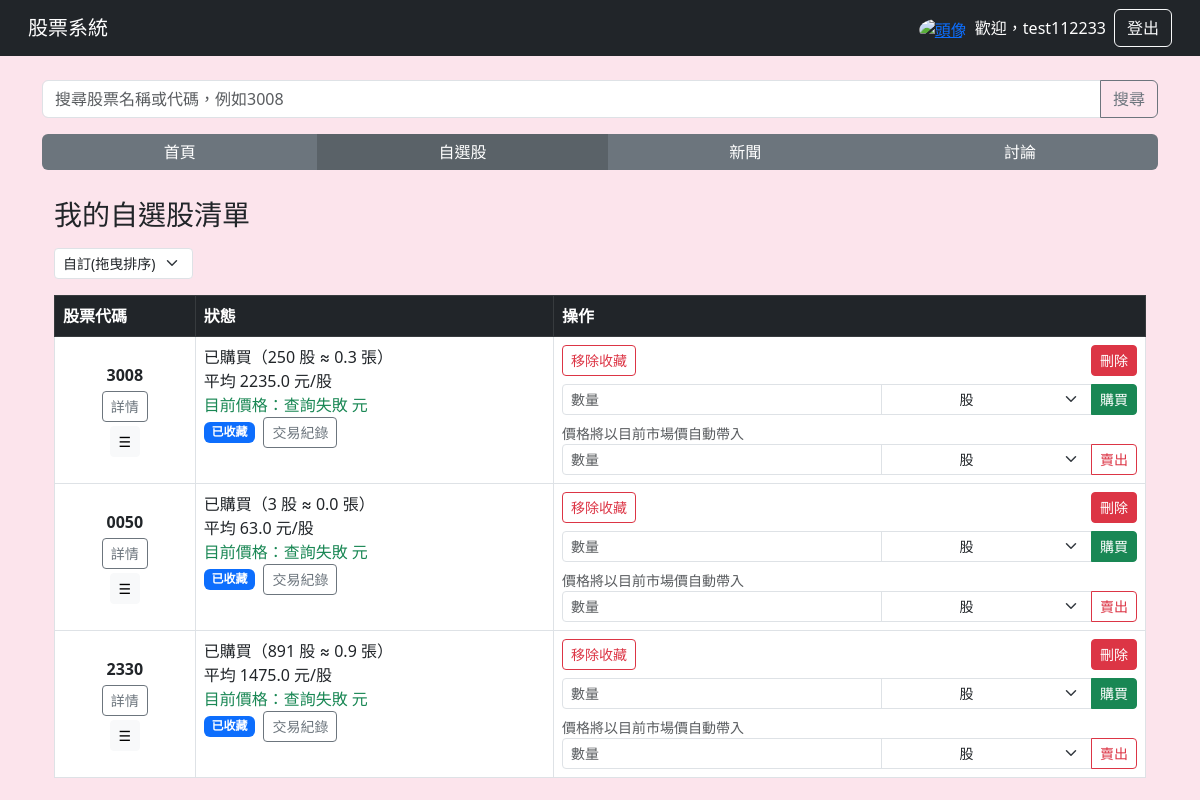
The app's page /watchlist/ (signed in), older data.
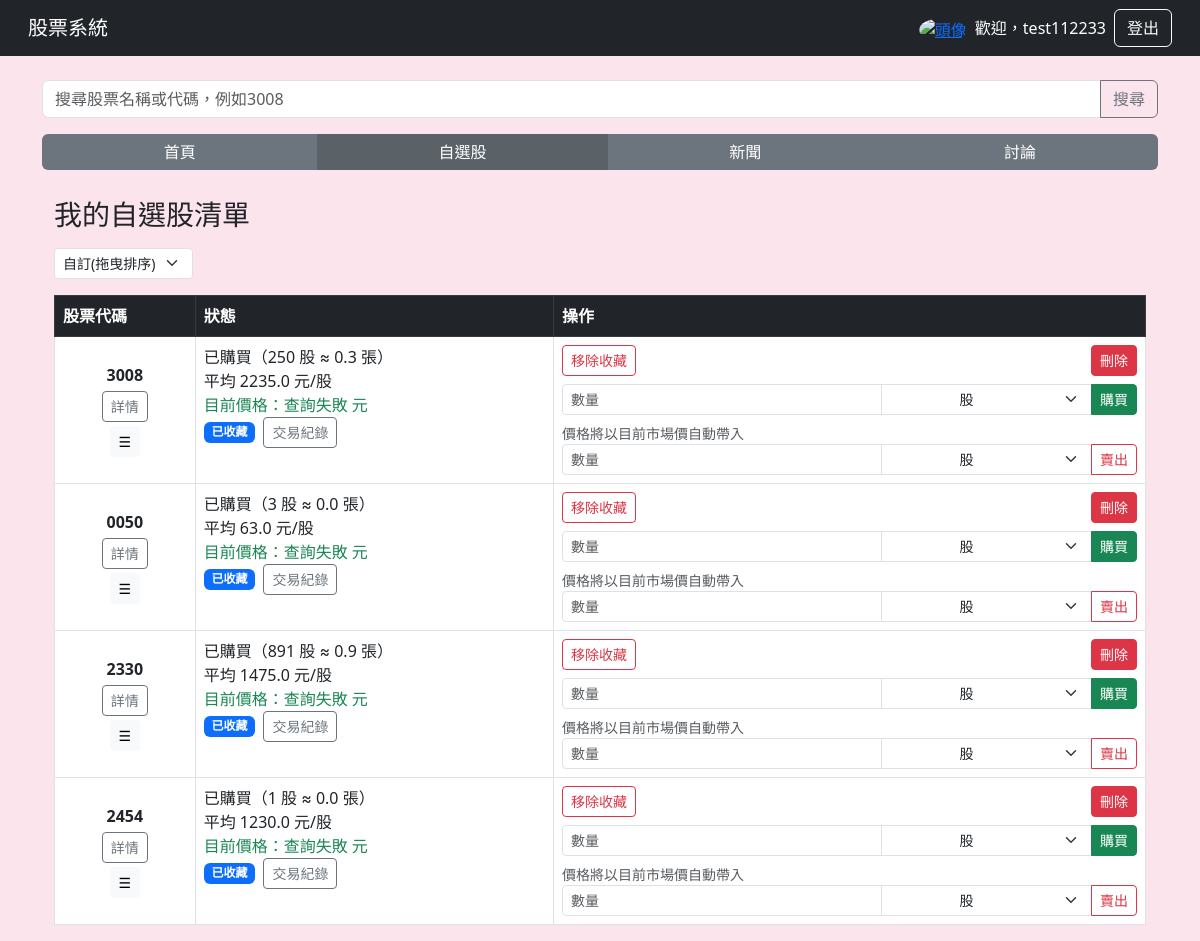
The same page, newer data.
### main/models.py (models this page shows, shortened)
class Watchlist(models.Model):
    user = models.ForeignKey(User, on_delete=models.CASCADE)
    stock_code = models.CharField(max_length=10, null=True, blank=True)
    collected = models.BooleanField(default=False)  # 是否收藏
    quantity = models.IntegerField(null=True, blank=True)  # 購買股數
    average_price = models.FloatField(null=True, blank=True)  # 平均價格
    position = models.PositiveIntegerField(default=0, db_index=True)

### main/views.py (the view, shortened to what this page needs)
# urls.py: path("watchlist/", views.my_watchlist, name="my_watchlist"),
@login_required(login_url='/login/')
def my_watchlist(request):
    user = request.user
    sort = request.GET.get("sort", "custom")  # custom / recent / code_asc / code_desc / holdings_desc
    qs = Watchlist.objects.filter(user=user)
    if sort == "recent":
        last_trade_sq = Subquery(
            BuyRecord.objects
                .filter(user=user, stock_code=OuterRef('stock_code'))
                .order_by('-created_at')
                .values('created_at')[:1],
            output_field=DateTimeField()
        )
        default_dt = dt.datetime(1900, 1, 1, tzinfo=py_tz.utc)
        qs = qs.annotate(last_trade=last_trade_sq) \
               .order_by(Coalesce('last_trade', Value(default_dt)).desc())
        watchlist = list(qs)
    elif sort == "holdings_desc":
        watchlist = list(qs.order_by("-quantity", "stock_code"))
    else:  # custom（拖曳）
        watchlist = list(qs.order_by("position", "stock_code"))
    for item in watchlist:
        item.lots = (item.quantity or 0) / 1000
        try:
            item.current_price = get_current_price_now(item.stock_code)
        except Exception:
            item.current_price = None
        last_record = BuyRecord.objects.filter(
            user=user, stock_code=item.stock_code
        ).order_by('-created_at').first()
        item.last_trade_price = last_record.price if last_record else None
        item.has_trades = BuyRecord.objects.filter(
            user=user, stock_code=item.stock_code
        ).exists()
    return render(request, "watchlist.html", {
        "watchlist": watchlist,
        "sort": sort,   # 傳給模板，讓選單保持選取
    })

### templates/watchlist.html (shortened to what the changed rows need)
{% extends "base.html" %}
{% block content %}
<div class="container mt-1">
        {% if watchlist %}
        <table class="table table-bordered">
            <thead class="table-dark">
                <tr>
                    <th>股票代碼</th>
                    <th>狀態</th>
                    <th>操作</th>
                </tr>
            </thead>
            <tbody id="watchlist-body">
                {% for item in watchlist %}
                <tr data-code="{{ item.stock_code }}">
                    <td class="text-center align-middle noselect">
                        <div class="d-flex flex-column align-items-center gap-1">
                            <span class="fw-bold">{{ item.stock_code }}</span>
                            <a href="{% url 'stock_detail' stock_code=item.stock_code %}" class="btn btn-outline-secondary btn-sm">詳情</a>
                            <button type="button" class="drag-handle btn btn-light btn-sm" title="拖曳排序">
                            &#x2630;
                            </button>
                        </div>
                    </td>
                    <td>
                        {% if item.quantity %}
                            已購買（{{ item.quantity }} 股 ≈ {{ item.lots|floatformat:1 }} 張）<br>
                            平均 {{ item.average_price|default:"-" }} 元/股<br>
                            <span class="text-success">目前價格：{{ item.current_price|default:"查詢失敗" }} 元</span><br>
                        {% endif %}
                        {% if item.collected %}
                            <span class="badge bg-primary">已收藏</span>
                        {% endif %}
                        {% if item.has_trades %}
                            <a class="btn btn-sm btn-outline-secondary ms-1" href="{% url 'trade_history' item.stock_code %}">
                            交易紀錄
                            </a>
                        {% endif %}
                    </td>
                    <td>
                        <div class="d-flex align-items-start mb-2 gap-2 flex-nowrap">
                        {% if not item.collected %}
                            <form method="POST" action="/add_watchlist/" class="d-inline">
                                {% csrf_token %}
                                <input type="hidden" name="stock_code" value="{{ item.stock_code }}">
                                <input type="hidden" name="next" value="{{ request.get_full_path }}">
                                <button class="btn btn-sm btn-outline-primary">加入收藏</button>
                            </form>
                            {% else %}
                            <form method="POST" action="/remove_watchlist/" class="d-inline">
                                <button class="btn btn-sm btn-outline-danger">移除收藏</button>
                            </form>
                            {% endif %}
                            <form method="POST" action="{% url 'delete_stock' %}" class="d-inline ms-auto"
                                onsubmit="return confirm('確認要刪除 {{ item.stock_code }}？此動作會移除收藏與該股票的交易紀錄，且無法復原。');">
                                <button type="submit" class="btn btn-danger btn-sm" title="刪除此股票（包含交易紀錄）" data-bs-toggle="tooltip">刪除</button>
                            </form>
                        </div>
                        <form method="POST" action="/buy_stock/" class="mt-2">
                            <div class="input-group input-group-sm mb-2">
                                <input type="number" name="amount" min="1" class="form-control" placeholder="數量" required style="flex: 2; min-width: 100px;">
                                <select name="unit" class="form-select text-center" style="width: 60px;">
                                    <option value="shares">股</option>
                                </select>
                                <button class="btn btn-success">購買</button>
                            </div>
                            <div class="form-text">價格將以目前市場價自動帶入</div>
                        </form>
                        <form method="POST" action="/sell_stock/">
                            <div class="input-group input-group-sm">
                                <input type="number" name="amount" min="1" class="form-control" placeholder="數量" required style="flex: 2; min-width: 100px;">
                                <select name="unit" class="form-select text-center" style="width: 60px;">
                                    <option value="shares">股</option>
                                </select>
                                <button class="btn btn-outline-danger">賣出</button>
                            </div>
                        </form>
                    </td>
                </tr>
                {% endfor %}
            </tbody>
        </table>
    {% else %}
    <div class="alert alert-info">尚未加入任何自選股。</div>
    {% endif %}
</div>
{% endblock %}

Row changes from the older to the newer data that the page shows:
added Watchlist: stock_code "2454", quantity "1", lots "0.0", average_price "1230.0", current_price "查詢失敗", collected "已收藏", shows "交易紀錄"
